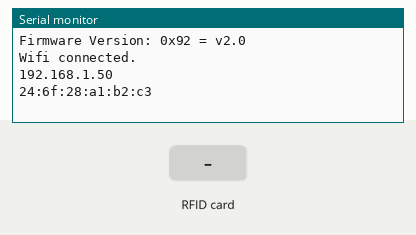
The program below on a simulated ESP8266 (NodeMCU). On the bench: the last lines printed to the serial monitor. The inputs (shaded band) are chosen by the test bench. WiFi joins after 1.5 s; servers stay silent unless stated; uploads are accepted with an empty reply.

Above: at 2.7 s.
2.8 s: RFID card 5E 7A 19 C4 held to the reader
At 4.0 s:
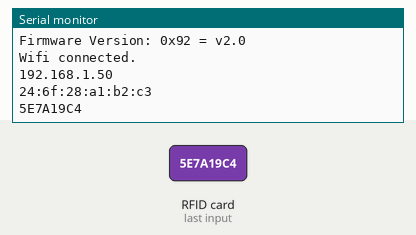
4.3 s: RFID card 5E 7A 19 C4 held to the reader
At 4.48 s:
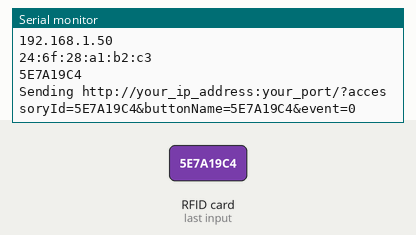

Measured:
- after the input at 2.8 s, the serial monitor: prints a new line at once (image 1)
- after the input at 4.3 s, the serial monitor: prints a new line at once (image 2)

The program:

main.cpp
```cpp
#include <Arduino.h>
#include <ESP8266WiFi.h>
#include <ESP8266HTTPClient.h>
#include <ESP8266WebServer.h>
#include <ESP8266mDNS.h>
#include <MFRC522.h>

//Configure your wifi connection
const char* ssid = "your_network_ssid";
const char* password = "your_network_password";
String base_url = "http://your_ip_address:your_port"; //ex: 192.168.1.5:12345

//Customize how quickly to send the next read, 3 seconds (in milliseconds) seems like a good sweet spot.
unsigned long timeout = 3000;

unsigned long now = 0;
unsigned long last = 0;

ESP8266WebServer server(80);
HTTPClient client;
String url_send;

#define RST_PIN         0          // Configurable, see typical pin layout above
#define SS_PIN          15         // Configurable, see typical pin layout above

MFRC522 mfrc522(SS_PIN, RST_PIN);  // Create MFRC522 instance

String getMac() {
  unsigned char macarr[6];
  WiFi.macAddress(macarr);

  String mac = String(macarr[0], HEX); mac += ":";
  mac += String(macarr[1], HEX); mac += ":";
  mac += String(macarr[2], HEX); mac += ":";
  mac += String(macarr[3], HEX); mac += ":";
  mac += String(macarr[4], HEX); mac += ":";
  mac += String(macarr[5], HEX);
  return mac;
}

String getIP() {
  IPAddress ip = WiFi.localIP();
  String ret = (String)ip[0] + "." + (String)ip[1] + "." + (String)ip[2] + "." + (String)ip[3];
  return ret;
}

void handleRoot() {
  String to_send = "Mac: " + getMac() + "<br />\
  IP: " + getIP();

  server.send(200, "text/html", to_send);
}

void handleNotFound(){
  server.send(404, "text/html", "Method not found.");
}

void setup() {
  WiFi.mode(WIFI_STA);
  WiFi.begin(ssid, password);

  SPI.begin();			// Init SPI bus
	mfrc522.PCD_Init();		// Init MFRC522
	delay(4);				// Optional delay. Some board do need more time after init to be ready
  Serial.println();
	mfrc522.PCD_DumpVersionToSerial();	// Show details of PCD - MFRC522 Card Reader details

  // Wait for connection
  while (WiFi.status() != WL_CONNECTED) {
    delay(500);
  }
  //Show connection info in the serial console
  Serial.println();
  Serial.println("Wifi connected.");
  Serial.println(getIP());
  Serial.println(getMac());

  server.on("/", handleRoot);

  server.onNotFound(handleNotFound);
  server.begin();
}

bool sendAction(String url) {
  now = millis();
  if((now - last) > timeout) {
    last = millis();
    Serial.println("Sending " + url);
    client.begin(url);
    client.GET();
    client.end();
    return true;
  }
  return false;
}

String getCardID(){
  String uid= "";
  for (byte i = 0; i < mfrc522.uid.size; i++)
  {
     uid.concat(String(mfrc522.uid.uidByte[i] < 0x10 ? "0" : ""));
     uid.concat(String(mfrc522.uid.uidByte[i], HEX));
  }
  uid.toUpperCase();
  return uid;
}

void loop() {

  if (mfrc522.PICC_IsNewCardPresent() && mfrc522.PICC_ReadCardSerial()) {

    String struid = getCardID();

    mfrc522.PICC_HaltA();
    mfrc522.PCD_StopCrypto1();

    sendAction(base_url + "/?accessoryId=" + struid + "&buttonName=" + struid + "&event=0");
    Serial.println(struid);
	}
}
```
